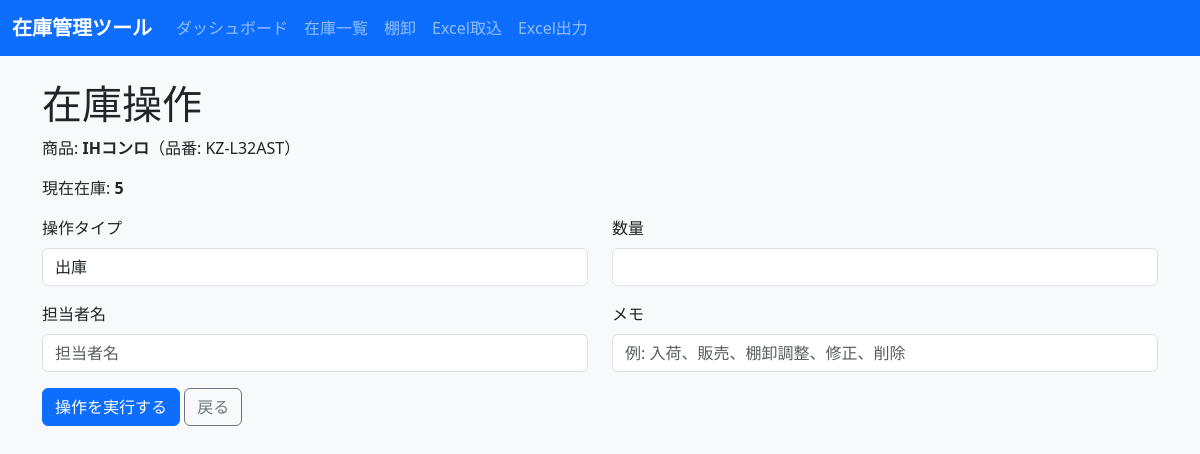
The app's page /stock/operate/296?type=outbound with its own data.
### tables this page shows
CREATE TABLE products (
            id INTEGER PRIMARY KEY AUTOINCREMENT,
            source_sheet TEXT,
            source_row INTEGER,
            big_category TEXT,
            maker_or_product TEXT,
            overview TEXT,
            sku TEXT NOT NULL,
            stock_status TEXT,
            display_flag TEXT,
            available_stock INTEGER NOT NULL DEFAULT 0,
            total_stock INTEGER NOT NULL DEFAULT 0,
            reorder_point INTEGER NOT NULL DEFAULT 0,
            staff_stock_json TEXT,
            notes TEXT,
            imported_at TEXT,
            current_stock INTEGER NOT NULL DEFAULT 0,
            name TEXT NOT NULL,
            category TEXT,
            location TEXT,
            last_in_date TEXT,
            last_out_date TEXT,
            created_at TEXT NOT NULL,
            updated_at TEXT NOT NULL
        );

### inventory_app/app.py (the view, shortened to what this page needs)
@app.route("/stock/operate/<int:product_id>", methods=["GET", "POST"])
def stock_operate(product_id):
    operation_type = request.args.get("type", "inbound")
    if operation_type not in ["inbound", "outbound", "adjustment", "modification"]:
        operation_type = "inbound"
    conn = get_db_connection()
    product = conn.execute(
        "SELECT * FROM products WHERE id = ?", (product_id,)
    ).fetchone()
    if product is None:
        conn.close()
        return "商品が見つかりません。", 404
    error_message = None
    conn.close()
    return render_template(
        "stock_operation.html",
        product=product,
        operation_type=operation_type,
        operation_label=OPERATION_LABELS.get(operation_type, operation_type),
        error_message=error_message,
    )

### inventory_app/app.py (called while the page is built)
def get_db_connection():
    conn = sqlite3.connect(DB_PATH)
    conn.row_factory = sqlite3.Row
    return conn

### inventory_app/templates/stock_operation.html (shortened to what this page needs)
{% extends 'base.html' %}
{% block content %}
  <h1>在庫操作</h1>
  <p>商品: <strong>{{ product.name }}</strong>（品番: {{ product.sku }}）</p>
  <p>現在在庫: <strong>{{ product.current_stock }}</strong></p>
  <form method="post" class="row gy-3">
    <div class="col-md-6">
      <label class="form-label">操作タイプ</label>
      <input type="text" class="form-control" value="{{ operation_label }}" readonly>
    </div>
    {% if operation_type == 'adjustment' %}
      <div class="col-md-6">
        <label class="form-label">実際在庫数</label>
        <input type="number" name="actual_quantity" class="form-control" min="0" required>
      </div>
    {% elif operation_type in ['modification', 'delete'] %}
      <div class="col-md-6">
        <label class="form-label">新在庫数</label>
        <input type="number" name="new_stock" class="form-control" min="0" required>
      </div>
    {% else %}
      <div class="col-md-6">
        <label class="form-label">数量</label>
        <input type="number" name="quantity" class="form-control" min="0" required>
      </div>
    {% endif %}
    <div class="col-md-6">
      <label class="form-label">担当者名</label>
      <input type="text" name="staff_name" class="form-control" placeholder="担当者名">
    </div>
    <div class="col-md-6">
      <label class="form-label">メモ</label>
      <input type="text" name="note" class="form-control" placeholder="例: 入荷、販売、棚卸調整、修正、削除">
    </div>
    <div class="col-12">
      <button type="submit" class="btn btn-primary">操作を実行する</button>
      <a href="{{ url_for('inventory') }}" class="btn btn-outline-secondary">戻る</a>
    </div>
  </form>
{% endblock %}

### inventory_app/static/style.css (style rules this page uses)
body { background-color: #f8f9fa; }

### records on screen
products: name "IHコンロ", sku "KZ-L32AST", current_stock "5"
